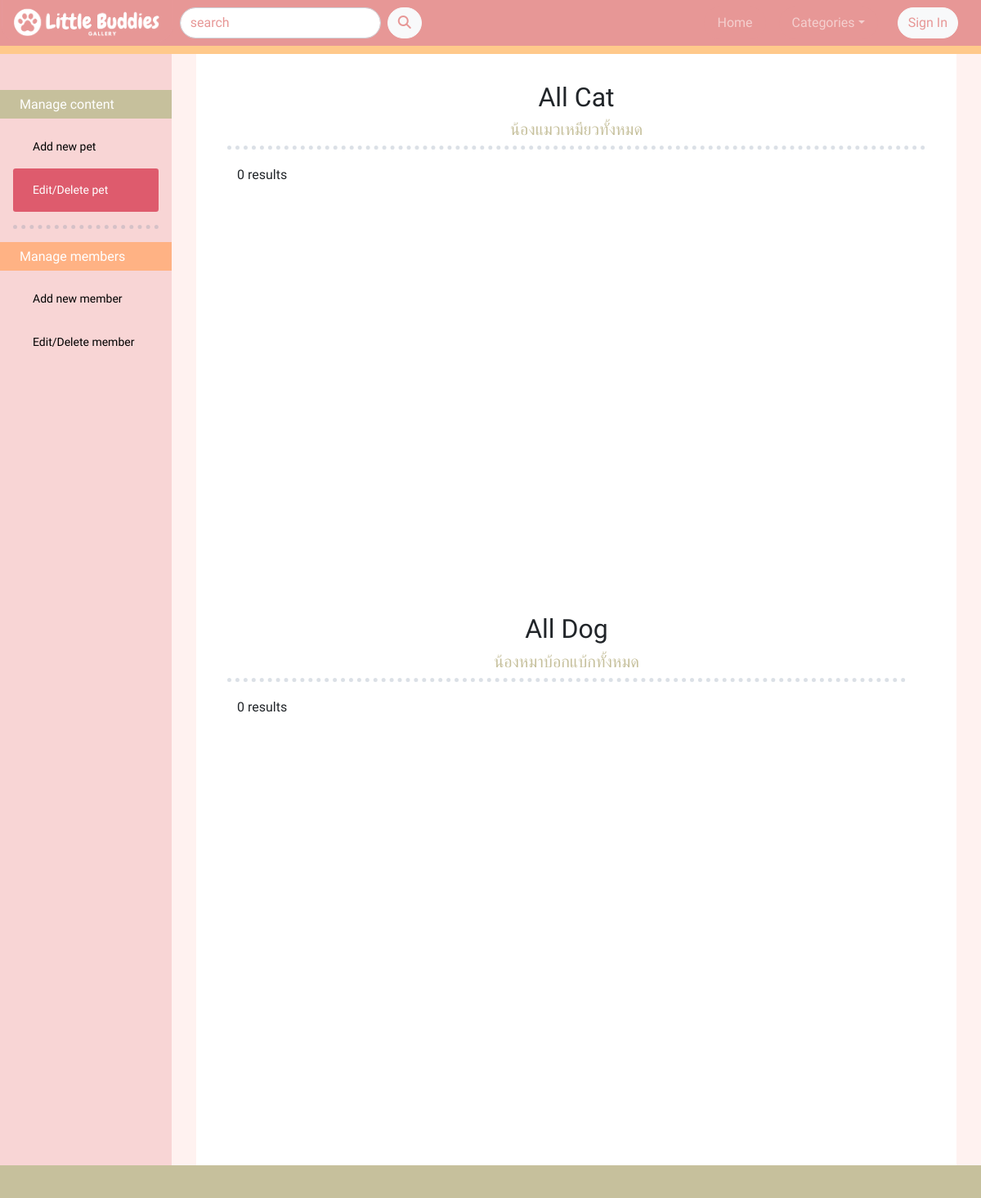
The app's page /edit_pet.php, older data.
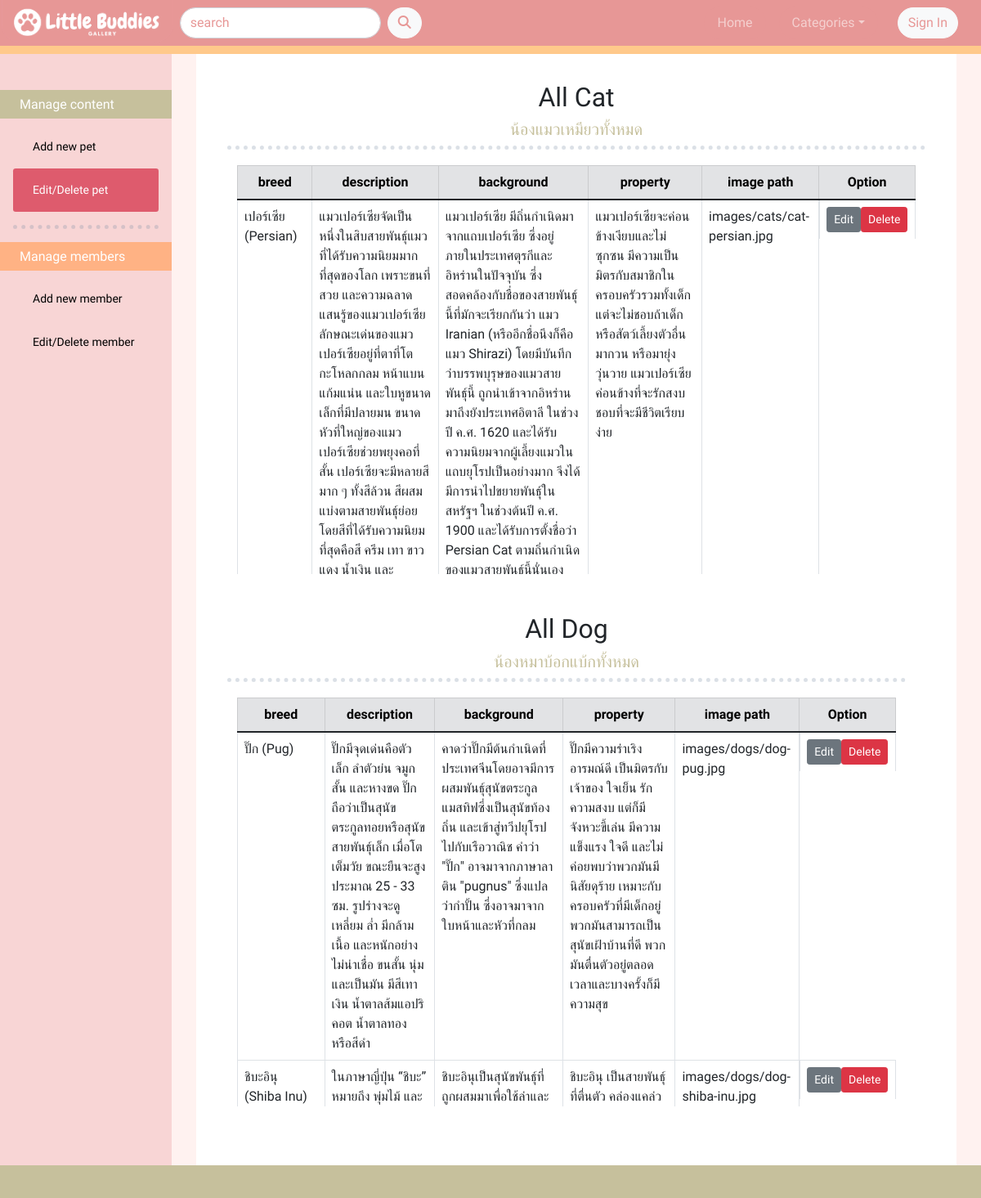
The same page, newer data.
### tables this page shows
CREATE TABLE `pets` (
  `pet_id` int(11) NOT NULL,
  `categories` enum('DOG','CAT') NOT NULL,
  `breed` text NOT NULL,
  `description` text NOT NULL,
  `background` text NOT NULL,
  `property` text NOT NULL,
  `image` text NOT NULL
);

### edit_pet.php (the view, shortened to what this page needs)
<?php
include('server.php');
?>
<!DOCTYPE html>
<html lang="en">
<head>
    <link rel="stylesheet" href="https://cdn.jsdelivr.net/npm/@fortawesome/fontawesome-free@6.1.1/css/all.css">
    <link href="https://cdn.jsdelivr.net/npm/bootstrap@5.1.3/dist/css/bootstrap.min.css" rel="stylesheet">
    <link rel="stylesheet" href="styles.css">
</head>
<body>
    <nav class="navbar navbar-expand-sm navbar-dark navbar-bg-pink fixed-top">
        <div class="container-fluid">
            <a href="index.php" class="navbar-brand " style="margin: -20px 0px -13px -10px;"><img src="images/logo-nav.png" height="55px"></a>
            <div class="collapse navbar-collapse" id="navbarToggle">
                <form class="d-flex" action="search.php" method="GET">
                    <input class="form-control rounded-pill ms-2 me-2" placeholder="search" type="text" name="search">
                    <button class="btn btn-light rounded-pill text-pink" type="submit">
                        <i class="fa-solid fa-magnifying-glass"></i>
                    </button>
                  </form>
                <ul class="navbar-nav ms-auto d-flex align-items-center">
                    <li class="nav-item ">
                        <a href="index.php" class="nav-link rounded-pill ms-2 me-2 px-3">Home</a>
                    </li>
                    <li class="nav-item dropdown">
                        <a class="nav-link btn-pink2 dropdown-toggle rounded-pill ms-2 me-2 px-3" data-bs-toggle="dropdown">Categories</a>
                    </li>
                    <?php if( $_SESSION['logged_in']): ?>
                        <li class="nav-item dropdown">
                            <button class="btn btn-light rounded-pill text-pink ms-2 me-3 dropdown-toggle" data-bs-toggle="dropdown"><?php echo $_SESSION['username'];?></button>
                            <ul class="dropdown-menu dropdown-menu-end">
                                <h6 class="dropdown-header">email: <?php echo $_SESSION['email'];?><br>username: <?php echo $_SESSION['username'];?></h6>
                                <li><a href="edit_profile.php" class="dropdown-item text-secondary">Edit profile</a></li>
                                <?php if( $_SESSION['role']=='ADMIN'): ?>
                                    <li><a href="add_pet.php" class="dropdown-item text-secondary">Administer</a></li>
                                <?php endif; ?>
                                <li><a href="logout.php" class="dropdown-item text-secondary">Sign out</a></li>
                            </ul>
                        </li>
                    <?php else: ?>
                        <il class="nav-item">
                            <a href="sign_in.php"><button class="btn btn-light rounded-pill text-pink ms-3 me-3" type="button">Sign In</button></a>
                        </il>
                    <?php endif; ?>
                </ul>
            </div>
        </div>
    </nav>
    <div class="sidebar">
        <h6 class="text-white btn-green ps-4 py-2">Manage content</h6>
        <a class="btn-sm rounded-1 mx-3 ps-4" href="add_pet.php">Add new pet</a>
        <a class="active btn-sm rounded-1 mx-3 ps-4" href="edit_pet.php">Edit/Delete pet</a>
        <hr class="mx-3">
        <h6 class="text-white btn-orange ps-4 py-2">Manage members</h6>
        <a class="btn-sm rounded-1 mx-3 ps-4" href="add_user.php">Add new member</a>
        <a class="btn-sm rounded-1 mx-3 ps-4" href="edit_user.php">Edit/Delete member</a>
    </div>
    <div class="content">
        <div class="container">
            <div class='row'>
                <h2 class="text-center">All Cat</h2>
                <h5 class="text-center text-green">น้องแมวเหมียวทั้งหมด</h5><hr>
                <br>
                <div class="col-sm-12" style="height: 500px; overflow: scroll;" >
                    <?php
                    $sql = "SELECT * FROM pets WHERE categories='CAT' ";
                    $result = $conn->query($sql);
                    if ($result->num_rows > 0) {
                        echo"<table class='table table-bordered'>
                        <thead class='table-secondary text-center'>
                        <tr>
                            <th>breed</th>
                            <th>description</th>
                            <th>background</th>
                            <th>property</a></th>
                            <th>image path</a></th>
                            <th>Option</a></th>
                        </tr>
                        </thead>
                        <tbody>";
                        while($row = $result->fetch_assoc()) {
                        echo "<tr>".
                        "<td>".$row["breed"]."</td>".
                        "<td>".$row['description']."</td>".
                        "<td>".$row['background']."</td>".
                        "<td>".$row['property']."</td>".
                        "<td>".$row['image']."</td>".
                        "<td class='d-flex justify-content-around'><a class='white-link' href='edit_pet_update.php?updateid=".$row['pet_id']."'><button class='btn btn-sm btn-secondary'>Edit</button></a>
                        <a class='white-link' href='edit_pet_delete.php?deleteid=".$row['pet_id']."'><button class='btn btn-sm btn-danger'>Delete</button></a></td>".
                        "</tr>";
                        }
                        echo "</tbody></table>";
                    } else {
                        echo "0 results";
                    }
                    ?>
                </div>
                <div class='row mt-5'>
                <h2 class="text-center">All Dog</h2>
                <h5 class="text-center text-green">น้องหมาบ้อกแบ้กทั้งหมด</h5><hr>
                <br>
                <div class="col-sm-12" style="height: 500px; overflow: scroll;" >
                    <?php
                    $sql = "SELECT * FROM pets WHERE categories='DOG' ";
                    $result = $conn->query($sql);
                    if ($result->num_rows > 0) {
                        echo"<table class='table table-bordered'>
                        <thead class='table-secondary text-center'>
                        <tr>
                            <th>breed</th>
                            <th>description</th>
                            <th>background</th>
                            <th>property</a></th>
                            <th>image path</a></th>
                            <th>Option</a></th>
                        </tr>
                        </thead>
                        <tbody>";
                        while($row = $result->fetch_assoc()) {
                        echo "<tr>".
                        "<td>".$row["breed"]."</td>".
                        "<td>".$row['description']."</td>".
                        "<td>".$row['background']."</td>".
                        "<td>".$row['property']."</td>".
                        "<td>".$row['image']."</td>".
                        "<td class='d-flex justify-content-around'><a class='white-link' href='edit_pet_update.php?updateid=".$row['pet_id']."'><button class='btn btn-sm btn-secondary'>Edit</button></a>
                        <a class='white-link' href='edit_pet_delete.php?deleteid=".$row['pet_id']."'><button class='btn btn-sm btn-danger'>Delete</button></a></td>".
                        "</tr>";
                        }
                        echo "</tbody></table>";
                    } else {
                        echo "0 results";
                    }
                    ?>
                </div>
            </div>
        </div> <br><br><br>
    </div>
    <div class="footer footer-green fixed-bottom"></div>
</body>
</html>

### styles.css (style rules this page uses)
.navbar { transition: all 0.5s; }
.navbar-bg-pink { border-bottom: 10px solid #FFC98B; background-color: #E79796; }
a.nav-link:link, a.nav-link:visited { background-color: #E79796; text-decoration: none; }
body { background-color: #FFF2F0; margin-bottom: 40px; font-family: 'Kanit', sans-serif; }
.container { margin-top: 50px; padding: 50px 50px 0px 50px; background-color: white; }
hr { background-color: transparent; border-top: 5px dotted #7287A0; }
.text-pink { color: #E79796; }
.text-green { color: #C6C09c; }
.btn-pink2 { background-color: #E79796; color: white; }
.btn-green { background-color:#C6C09c; color: white; }
.btn-orange { background-color:#FFB284; color: white; }
a:link, a:visited { color: black; text-decoration: none; }
a.white-link:link, a.white-link:visited { color: white; text-decoration: none; }
.footer-green { height: 40px; background-color: #C6C09c; transition: all 0.5s; }
.sidebar { width: 210px; background-color:#F8D5D5; position: fixed; height: 100%; overflow: auto; padding-top: 60px; }
.sidebar a { display: block; padding: 16px; text-decoration: none; }
.sidebar a.active { background-color:#DE5B6D; color: white; }
div.content { margin-left: 210px; padding: 0px 30px; }

Row changes from the older to the newer data that the page shows:
added pets: breed "เปอร์เซีย (Persian)", description "แมวเปอร์เซียจัดเป็นหนึ่งในสิบสายพันธุ์แมวที่ได้รับความนิยมมากที่สุดของโลก เพราะขนที่สวย และความฉลาดแสนรู้ของแมวเปอร์เซีย ลักษณะเด่นของแมวเปอร์เซียอยู่ที่ตาที่โต กะโหลกกลม หน้าแบน แก้มแน่น และใบหูขนาดเล็กที่มีปลายมน ขนาดหัวที่ใหญ่ของแมวเปอร์เซียช่วยพยุงคอที่สั้น เปอร์เซียจะมีหลายสีมาก ๆ ทั้งสีล้วน สีผสม แบ่งตามสายพันธุ์ย่อย โดยสีที่ได้รับความนิยมที่สุดคือสี ครีม เทา ขาว แดง น้ำเงิน…", background "แมวเปอร์เซีย มีถิ่นกำเนิดมาจากแถบเปอร์เซีย ซึ่งอยู่ภายในประเทศตุรกีและอิหร่านในปัจจุบัน ซึ่งสอดคล้องกับชื่อของสายพันธุ์นี้ที่มักจะเรียกกันว่า แมว Iranian (หรืออีกชื่อนึงก็คือแมว Shirazi) โดยมีบันทึกว่าบรรพบุรุษของแมวสายพันธุ์นี้ ถูกนำเข้าจากอิหร่านมาถึงยังประเทศอิตาลี ในช่วงปี ค.ศ. 1620 และได้รับความนิยมจากผู้เลี้ยงแมวในแถบยุโรปเป็นอย่างมาก จึงได้มีการนำไปขยายพันธุ์ในสหรัฐฯ ในช่วงต้นปี ค.ศ. 1900 และได้รับการตั้งชื่อว่า Persian Cat ตามถิ่นกำเนิดของแมวสายพันธุ์นี้นั่นเอง", property "แมวเปอร์เซียจะค่อนข้างเงียบและไม่ซุกซน มีความเป็นมิตรกับสมาชิกในครอบครัวรวมทั้งเด็ก แต่จะไม่ชอบถ้าเด็กหรือสัตว์เลี้ยงตัวอื่นมากวน หรือมายุ่งวุ่นวาย แมวเปอร์เซียค่อนข้างที่จะรักสงบ ชอบที่จะมีชีวิตเรียบง่าย", image "images/cats/cat-persian.jpg", shown under "น้องแมวเหมียวทั้งหมด"
added pets: breed "ปั๊ก (Pug)", description "ปั๊กมีจุดเด่นคือตัวเล็ก ลำตัวย่น จมูกสั้น และหางขด ปั๊กถือว่าเป็นสุนัขตระกูลทอยหรือสุนัขสายพันธุ์เล็ก เมื่อโตเต็มวัย ขณะยืนจะสูงประมาณ 25 - 33 ซม. รูปร่างจะดูเหลี่ยม ล่ำ มีกล้ามเนื้อ และหนักอย่างไม่น่าเชื่อ ขนสั้น นุ่มและเป็นมัน มีสีเทาเงิน น้ำตาลส้มแอปริคอต น้ำตาลทอง หรือสีดำ", background "คาดว่าปั๊กมีต้นกำเนิดที่ประเทศจีนโดยอาจมีการผสมพันธุ์สุนัขตระกูลแมสทิฟซึ่งเป็นสุนัขท้องถิ่น และเข้าสู่ทวีปยุโรปไปกับเรือวาณิช คำว่า \"ปั๊ก\" อาจมาจากภาษาลาติน \"pugnus\" ซึ่งแปลว่ากำปั้น ซึ่งอาจมาจากใบหน้าและหัวที่กลม", property "ปั๊กมีความร่าเริง อารมณ์ดี เป็นมิตรกับเจ้าของ ใจเย็น รักความสงบ แต่ก็มีจังหวะขี้เล่น มีความแข็งแรง ใจดี และไม่ค่อยพบว่าพวกมันมีนิสัยดุร้าย เหมาะกับครอบครัวที่มีเด็กอยู่ พวกมันสามารถเป็นสุนัขเฝ้าบ้านที่ดี พวกมันตื่นตัวอยู่ตลอดเวลาและบางครั้งก็มีความสุข", image "images/dogs/dog-pug.jpg", shown under "น้องหมาบ้อกแบ้กทั้งหมด"
added pets: breed "ชิบะอินุ (Shiba Inu)", description "ในภาษาญี่ปุ่น “ชิบะ” หมายถึง พุ่มไม้ และ…", property "ชิบะอินุ เป็นสายพันธุ์ที่ตื่นตัว…", image "images/dogs/dog-shiba-inu.jpg", shown under "น้องหมาบ้อกแบ้กทั้งหมด"
Text that changed along with them:
text no longer shown: "0 results 0 results"
text now shown: "breed description background property image path Option breed description background property image path Option"
